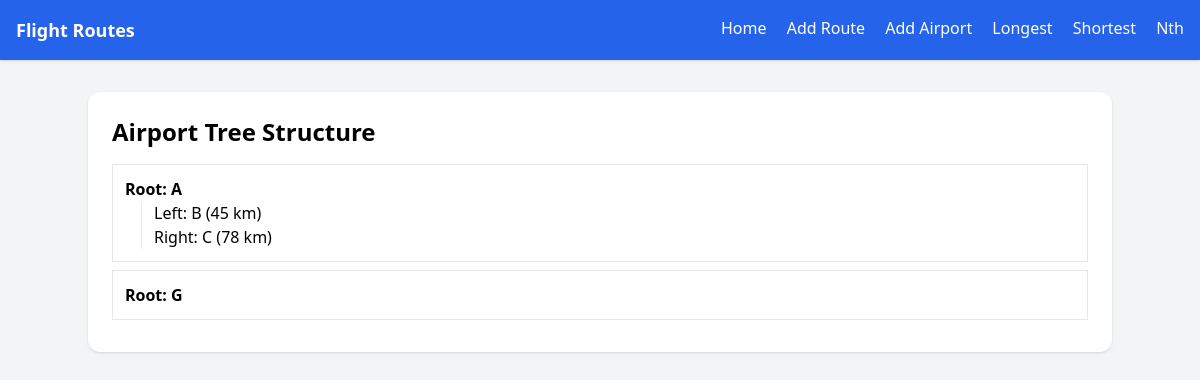
Page /tree/ on the committed database.
### app/models.py (models this page shows, shortened)
class Airport(models.Model):
    code = models.CharField(max_length=10, unique=True)
    name = models.CharField(max_length=100, blank=True, null=True)
    def __str__(self):
        return self.code

class AirportRoute(models.Model):
    POSITION_LEFT = 'L'
    POSITION_RIGHT = 'R'
    POSITION_CHOICES = [
        (POSITION_LEFT, 'Left'),
        (POSITION_RIGHT, 'Right'),
    ]
    source = models.ForeignKey(Airport,on_delete=models.CASCADE,related_name='outgoing_routes')
    destination = models.ForeignKey(Airport,on_delete=models.CASCADE,related_name='incoming_routes'
    )
    position = models.CharField(max_length=1, choices=POSITION_CHOICES)
    distance_km = models.PositiveIntegerField(help_text='Distance in kilometers')
    duration = models.PositiveIntegerField(help_text='Duration in minutes', null=True, blank=True)
    class Meta:
        unique_together = ('source', 'position')
        indexes = [
            models.Index(fields=['position']),
            models.Index(fields=['distance_km']),
        ]

### app/views.py (the view)
# urls.py: path('tree/', views.route_tree, name='route_tree'),
def route_tree(request):
    roots = Airport.objects.filter(incoming_routes__isnull=True)
    tree = [_get_tree_node(root) for root in roots]
    return render(request, 'tree.html', {'tree': tree})

### app/views.py (called while the page is built)
def _get_tree_node(airport):
    left_route = AirportRoute.objects.filter(source=airport, position=AirportRoute.POSITION_LEFT).first()
    right_route = AirportRoute.objects.filter(source=airport, position=AirportRoute.POSITION_RIGHT).first()
    return {
        'airport': airport,
        'left': _get_tree_node(left_route.destination) if left_route else None,
        'left_route': left_route,
        'right': _get_tree_node(right_route.destination) if right_route else None,
        'right_route': right_route,
    }

### app/templates/tree.html
{% extends 'base.html' %}
{% block content %}
<h2 class="text-2xl font-bold mb-4">Airport Tree Structure</h2>
{% for root in tree %}
<div class="border p-3 my-2">
    <p><strong>Root: {{ root.airport }}</strong></p>
    {% if root.left %}
    <div class="ml-4 border-l pl-3">
        <p>Left: {{ root.left.airport }} ({{ root.left_route.distance_km }} km)</p>
    </div>
    {% endif %}
    {% if root.right %}
    <div class="ml-4 border-l pl-3">
        <p>Right: {{ root.right.airport }} ({{ root.right_route.distance_km }} km)</p>
    </div>
    {% endif %}
</div>
{% empty %}
<p>No tree data available</p>
{% endfor %}
{% endblock %}

### rows in the picture
Airport: airport "A", left.airport "B", left_route.distance_km "45", right.airport "C", right_route.distance_km "78"
Airport: airport "G"
